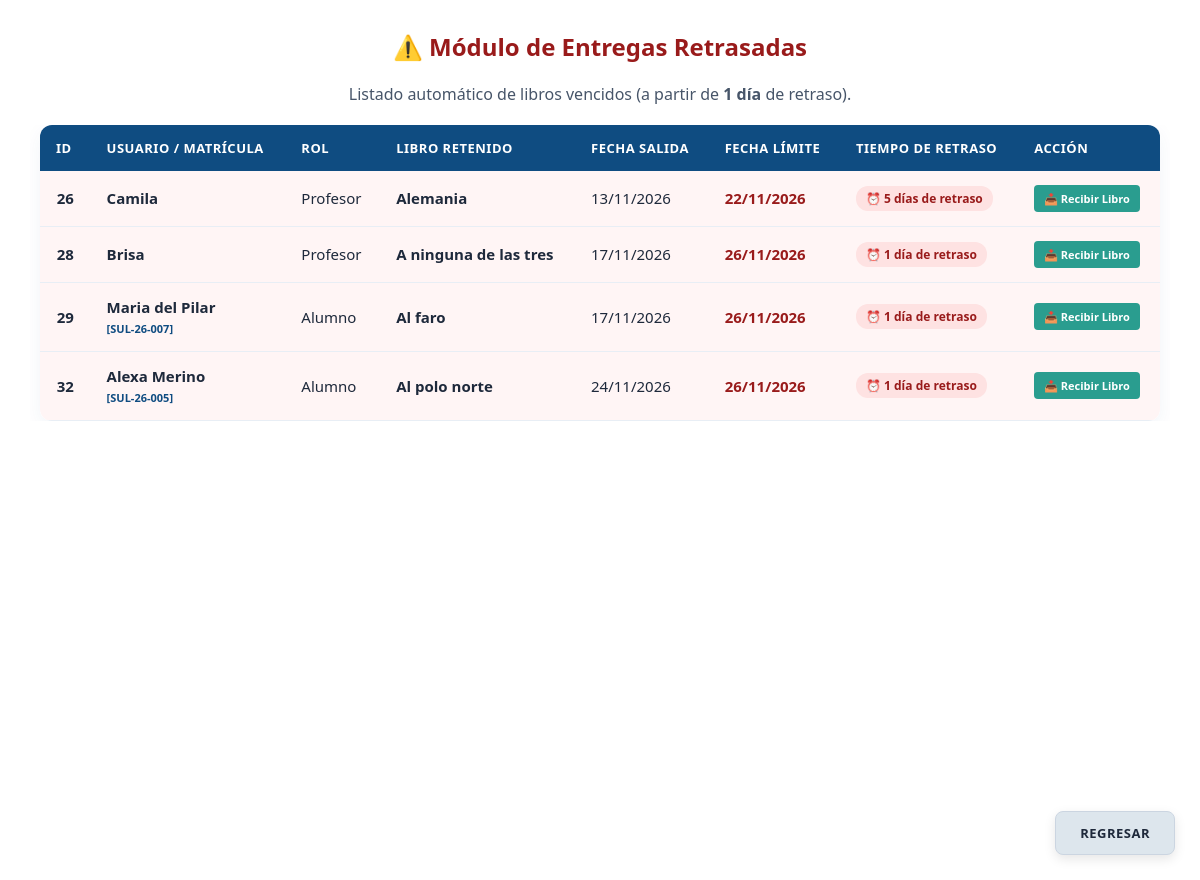
The page /retrasados.php (signed in) on the database its author committed.
### tables this page shows
CREATE TABLE `prestamos` (
  `id_prestamo` int(11) NOT NULL AUTO_INCREMENT,
  `id_alumnos` int(11) DEFAULT NULL,
  `id_profesores` int(11) DEFAULT NULL,
  `id_libro` int(11) NOT NULL,
  `Cantidad` int(11) DEFAULT 1,
  `tipo_movimiento` varchar(50) DEFAULT 'Prestado',
  `fecha_salida` date NOT NULL,
  `fecha_devolucion_esperada` date NOT NULL,
  `fecha_devolucion_real` date DEFAULT NULL,
  `estado_libro` varchar(100) DEFAULT NULL,
  `Renovacion` varchar(50) DEFAULT NULL,
  PRIMARY KEY (`id_prestamo`),
  KEY `id_alumnos` (`id_alumnos`),
  KEY `id_profesores` (`id_profesores`),
  KEY `id_libros` (`id_libro`)
);

CREATE TABLE `libros` (
  `id_libro` int(11) NOT NULL AUTO_INCREMENT,
  `Titulo` varchar(255) NOT NULL,
  `Autor` varchar(150) DEFAULT NULL,
  `Categoria` varchar(100) DEFAULT 'Novela y Narrativa',
  `Editorial` varchar(100) DEFAULT NULL,
  `ISBN` varchar(100) DEFAULT NULL,
  `ano` int(11) NOT NULL,
  `País` varchar(100) DEFAULT NULL,
  `Idioma` varchar(50) DEFAULT NULL,
  `Descripción` varchar(100) DEFAULT NULL,
  `Encabezamiento de Materia` varchar(100) DEFAULT NULL,
  `Ejemplares_totales` int(11) DEFAULT 0,
  `Ejemplares_disponibles` int(11) DEFAULT 0,
  `Ejemplares_prestados` int(11) DEFAULT 0,
  `Clasificación` varchar(100) DEFAULT NULL,
  PRIMARY KEY (`id_libro`)
);

CREATE TABLE `alumnos` (
  `id_Alumnos` int(11) NOT NULL AUTO_INCREMENT,
  `Matricula` varchar(30) DEFAULT NULL,
  `Nombre` varchar(100) NOT NULL,
  `Apellido_Paterno` varchar(100) NOT NULL DEFAULT '',
  `Apellido_Materno` varchar(100) NOT NULL DEFAULT '',
  `Madre_encargada` varchar(100) DEFAULT NULL,
  `Familia` varchar(100) DEFAULT NULL,
  `Piso` varchar(20) DEFAULT NULL,
  `Grupo` varchar(20) DEFAULT NULL,
  `Renovación` date DEFAULT NULL,
  PRIMARY KEY (`id_Alumnos`),
  UNIQUE KEY `Matricula` (`Matricula`)
);

### retrasados.php (the view, shortened to what this page needs)
<?php
require_once 'conexion.php';
$sql_retrasados = "SELECT
                        p.id_prestamo,
                        l.Titulo AS Libro,
                        COALESCE(a.Nombre, prof.Nombre, 'Desconocido') AS Persona,
                        a.Matricula AS MatriculaAlumno,
                        CASE WHEN a.Nombre IS NOT NULL THEN 'Alumno' ELSE 'Profesor' END AS Rol,
                        p.fecha_salida,
                        p.fecha_devolucion_esperada,
                        DATEDIFF(CURDATE(), p.fecha_devolucion_esperada) AS dias_retraso
                   FROM prestamos p
                   JOIN libros l ON p.id_libro = l.id_libro
                   LEFT JOIN alumnos a ON p.id_alumnos = a.id_Alumnos
                   LEFT JOIN profesores prof ON p.id_profesores = prof.id_profesores
                   WHERE p.fecha_devolucion_real IS NULL
                     AND p.fecha_devolucion_esperada < CURDATE()
                   ORDER BY dias_retraso DESC, p.fecha_devolucion_esperada ASC";
$resultado_retrasados = $conexion->query($sql_retrasados);
?>
<!DOCTYPE html>
<html lang="es">
<head>
    <link rel="stylesheet" href="style.css?v=<?php echo time(); ?>">
</head>
<body class="body2">
    <h2 style="text-align: center; color: #991B1B; margin-top: 30px;">⚠️ Módulo de Entregas Retrasadas</h2>
    <p style="text-align: center; color: #475569; margin-bottom: 20px;">
        Listado automático de libros vencidos (a partir de <b>1 día</b> de retraso).
    </p>
    <div class="tabla-responsiva">
        <table class="tabla-datos" style="max-width: 95%; margin: 20px auto; font-size: 13px;">
            <thead>
                <tr>
                    <th>ID</th>
                    <th>Usuario / Matrícula</th>
                    <th>Rol</th>
                    <th>Libro Retenido</th>
                    <th>Fecha Salida</th>
                    <th>Fecha Límite</th>
                    <th>Tiempo de Retraso</th>
                    <th>Acción</th>
                </tr>
            </thead>
            <tbody>
                <?php if ($resultado_retrasados && $resultado_retrasados->num_rows > 0): ?>
                    <?php while ($fila = $resultado_retrasados->fetch_assoc()):
                        $dias = (int) $fila['dias_retraso'];
                        $etiqueta_dias = ($dias === 1) ? "1 día de retraso" : "$dias días de retraso";
                    ?>
                        <tr style="background-color: #FFF5F5;">
                            <td style="font-weight: bold; text-align: center;"><?php echo $fila['id_prestamo']; ?></td>
                            <td>
                                <b><?php echo htmlspecialchars($fila['Persona']); ?></b>
                                <?php if (!empty($fila['MatriculaAlumno'])): ?>
                                    <br><span style="font-size: 11px; color: #0F4C81; font-weight: bold;">[<?php echo htmlspecialchars($fila['MatriculaAlumno']); ?>]</span>
                                <?php endif; ?>
                            </td>
                            <td><?php echo $fila['Rol']; ?></td>
                            <td><b><?php echo htmlspecialchars($fila['Libro']); ?></b></td>
                            <td><?php echo date('d/m/Y', strtotime($fila['fecha_salida'])); ?></td>
                            <td style="color: #991B1B; font-weight: bold;"><?php echo date('d/m/Y', strtotime($fila['fecha_devolucion_esperada'])); ?></td>
                            <td>
                                <span style="background-color: #FEE2E2; color: #991B1B; padding: 4px 10px; border-radius: 12px; font-weight: bold; font-size: 12px; display: inline-block;">
                                    ⏰ <?php echo $etiqueta_dias; ?>
                                </span>
                            </td>
                            <td>
                                <a href="retrasados.php?devolver_id=<?php echo $fila['id_prestamo']; ?>"
                                   style="text-decoration: none; padding: 6px 10px; background-color: #2A9D8F; border-radius: 4px; color: white; font-size: 11px; font-weight: bold; display: inline-block;"
                                   onclick="return confirm('¿Confirmas que este libro retrasado ya fue devuelto físicamente?');">
                                   📥 Recibir Libro
                                </a>
                            </td>
                        </tr>
                    <?php endwhile; ?>
                <?php endif; ?>
            </tbody>
        </table>
    </div>
    <div class="z1">
        <a class="z2" href="registro.php">REGRESAR</a>
    </div>
</body>
</html>

### style.css (style rules this page uses)
body, html { margin: 0; padding: 0; width: 100%; height: 100%; overflow: hidden; font-family: 'Segoe UI', Arial, sans-serif; text-align: center; }
* { box-sizing: border-box; }
.tabla-datos { width: 100%; max-width: 1000px; margin: 30px auto 80px auto; border-collapse: collapse; background-color: rgba(255, 255, 255, 0.95); box-shadow: 0 6px 20px rgba(15, 76, 129, 0.06); border-radius: 12px; overflow: hidden; z-index: 10; }
.tabla-datos th, .tabla-datos td { padding: 14px 16px; text-align: left; }
.tabla-datos th { background-color: #0F4C81; color: white; font-weight: 600; text-transform: uppercase; font-size: 13px; letter-spacing: 0.5px; }
.tabla-datos td { border-bottom: 1px solid #E8EEF5; color: #1E293B; font-size: 15px; }
.tabla-datos tr:nth-child(even) { background-color: rgba(232, 238, 245, 0.4); }
.z1 { position: fixed; bottom: 25px; right: 25px; z-index: 1000; }
.z2 { display: inline-block; padding: 12px 24px; color: #1E293B; text-decoration: none; border-radius: 8px; font-weight: bold; transition: all 0.2s ease; background-color: #DDE6ED; border: 1px solid #CBD5E1; box-shadow: 0 4px 12px rgba(0, 0, 0, 0.1); text-transform: uppercase; font-size: 13px; letter-spacing: 0.5px; }
.tabla-responsiva { width: 100%; overflow-x: auto; -webkit-overflow-scrolling: touch; }
html:has(body.body2), body.body2 { overflow-y: auto !important; overflow-x: hidden !important; height: auto !important; min-height: 100vh !important; padding-bottom: 80px !important; }
.tabla-responsiva { width: 95% !important; max-width: 1200px !important; max-height: none !important; margin: 20px auto !important; overflow-y: visible !important; overflow-x: auto !important; -webkit-overflow-scrolling: touch; }
.tabla-responsiva .tabla-datos { margin: 0 auto !important; max-width: 100% !important; }
.tabla-responsiva { width: 100%; overflow-x: auto; -webkit-overflow-scrolling: touch; padding: 0 10px; box-sizing: border-box; }
.tabla-datos td:last-child { white-space: nowrap; }

### rows shown on the page
prestamos: id_prestamo "26", Persona "Camila", Rol "Profesor", id_libro.Titulo "Alemania", fecha_salida "13/11/2026", fecha_devolucion_esperada "22/11/2026", etiqueta_dias "5 días de retraso"
prestamos: id_prestamo "28", Persona "Brisa", Rol "Profesor", id_libro.Titulo "A ninguna de las tres", fecha_salida "17/11/2026", fecha_devolucion_esperada "26/11/2026", etiqueta_dias "1 día de retraso"
prestamos: id_prestamo "29", Persona "Maria del Pilar", id_alumnos.Matricula "SUL-26-007", Rol "Alumno", id_libro.Titulo "Al faro", fecha_salida "17/11/2026", fecha_devolucion_esperada "26/11/2026", etiqueta_dias "1 día de retraso"
prestamos: id_prestamo "32", Persona "Alexa Merino", id_alumnos.Matricula "SUL-26-005", Rol "Alumno", id_libro.Titulo "Al polo norte", fecha_salida "24/11/2026", fecha_devolucion_esperada "26/11/2026", etiqueta_dias "1 día de retraso"
